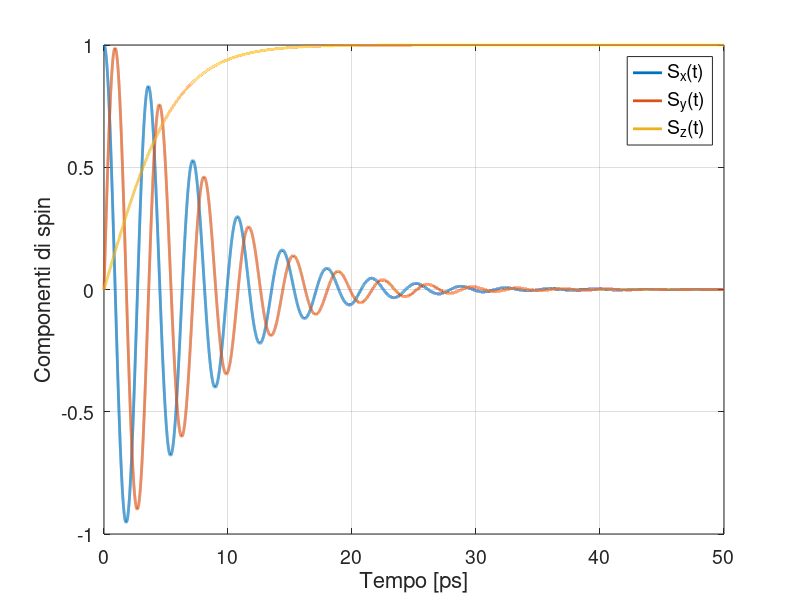

Here is the MATLAB script that generated this plot: (Note: this script raises an error after producing the figure.)
%--------------------------------------------------------------------------
% Dinamica esatta dell'equazione di Landau-Lifshitz-Gilbert (LLG)
% Obiettivo: valutare la traiettoria di uno spin atomico classico 
%--------------------------------------------------------------------------

% Definizione della funzione sech
sech = @(x) 1 ./ cosh(x);

% Parametri
alpha = 0.1;     % smorzamento (adimensionale)
gamma = 1.76e11; % rapporto giromagnetico [rad/(s·T)]
H = 10;          % campo magnetico [T]

% Costanti
denom = 1 + alpha^2;
lambda = (alpha * gamma * H) / denom;
omega = (gamma * H) / denom;

% Intervallo temporale 
dt = 1e-15;           
t_max = 50e-12;      
t = 0:dt:t_max;     % vettore dei tempi

% Calcolo delle componenti di spin
Sx = sech(lambda * t) .* cos(omega * t);
Sy = sech(lambda * t) .* sin(omega * t);
Sz = tanh(lambda * t);

% Grafico componenti di spin
figure;
plot(t*1e12, [Sx; Sy; Sz], 'LineWidth', 2);
ax = gca; set(ax, 'FontSize', 14);
xlabel('Tempo [ps]', 'FontSize', 16);
ylabel('Componenti di spin', 'FontSize', 16);
legend('S_x(t)', 'S_y(t)', 'S_z(t)','FontSize', 14, 'Location','best');
grid on; ax.GridAlpha = 0.3;

% Traiettoria 3D dello spin
figure;
plot3(Sx, Sy, Sz, 'LineWidth', 2);
ax = gca; set(ax, 'FontSize', 14);
xlabel('S_x', 'FontSize', 16);
ylabel('S_y', 'FontSize', 16);
zlabel('S_z', 'FontSize', 16);
grid on; axis equal; view(135,30); % direzione di vista dell'osservatore